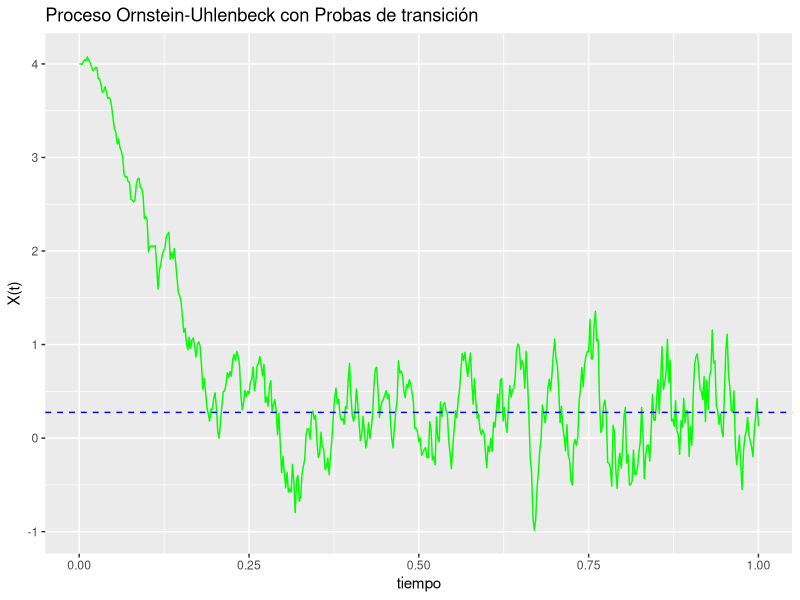

Generate this figure with R:
library(ggplot2)
n=500
ougt<-function(x0,k,theta,sigma,n,T){
  
  tiempo<-seq(from=0, to=T,by=T/n) #Partición del tiempo
  V<-c(x0)
  for (t in 1:n) {
    te<-theta-sigma^2/(2*k)
    eta<-te+(V[t]-te)*exp(-k*tiempo[t])
    nu<-sigma^2/(2*k)*(1-exp(-2*k*tiempo[t])) 
    x<-rnorm(1,eta,sqrt(nu))
    V<-c(V,x)
  }
  df<-as.data.frame(cbind(tiempo,V))
  names(df)<-c('tiempo','V')
  return(df)
}

d3<-ougt(x0=4,k=0.2,theta=0.5,sigma =0.3,n,T)

ggplot(d3,aes(x=tiempo, y=V))+
  geom_line(color='green')+
  labs(y='X(t)', title = "Proceso Ornstein-Uhlenbeck con Probas de transición")+
  geom_hline(yintercept = 0.275, linetype = "dashed", color = "blue")

